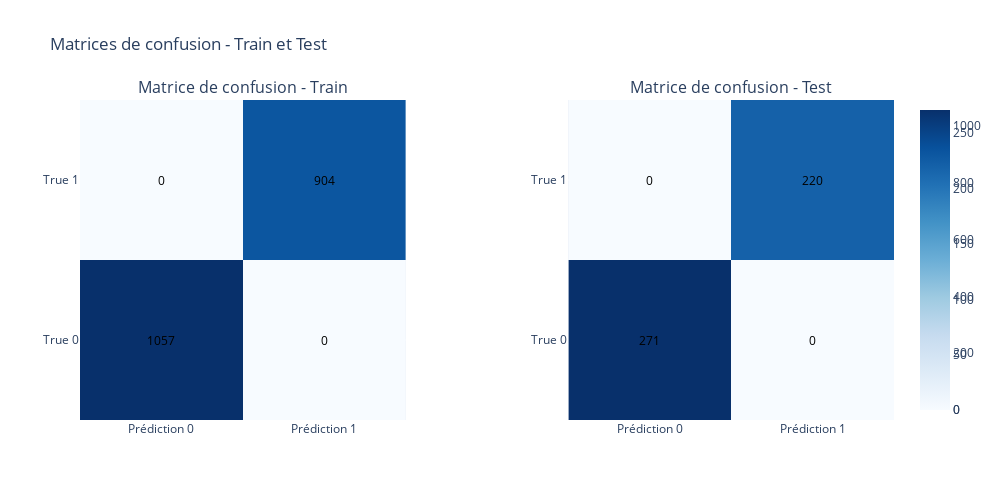
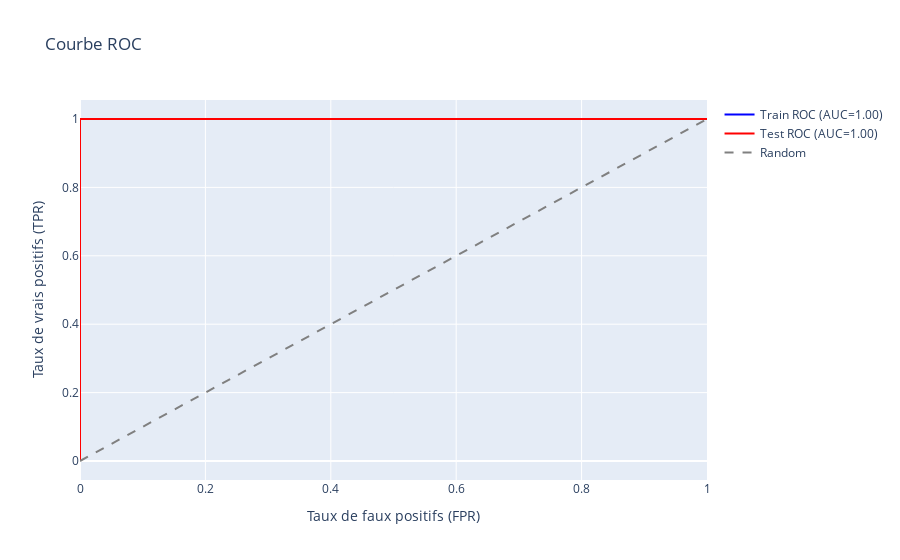

Write notebook code for charts like these, in order.
### Code cell
# Évaluer le modèle
display(Markdown("### Évaluation du modèle"))
evaluate_model(pipeline, X_train, y_train, X_test, y_test)

### Figure 1 — Plotly figure (JSON) as saved in the notebook; plotly's stock layout.template omitted (floating-point values rounded to 4 significant figures)
{"data": [{"colorscale": [[0, "rgb(247,251,255)"], [0.125, "rgb(222,235,247)"], [0.25, "rgb(198,219,239)"], [0.375, "rgb(158,202,225)"], [0.5, "rgb(107,174,214)"], [0.625, "rgb(66,146,198)"], [0.75, "rgb(33,113,181)"], [0.875, "rgb(8,81,156)"], [1, "rgb(8,48,107)"]], "showscale": true, "type": "heatmap", "x": ["Prédiction 0", "Prédiction 1"], "xaxis": "x", "y": ["True 0", "True 1"], "yaxis": "y", "z": [[1057, 0], [0, 904]]}, {"colorscale": [[0, "rgb(247,251,255)"], [0.125, "rgb(222,235,247)"], [0.25, "rgb(198,219,239)"], [0.375, "rgb(158,202,225)"], [0.5, "rgb(107,174,214)"], [0.625, "rgb(66,146,198)"], [0.75, "rgb(33,113,181)"], [0.875, "rgb(8,81,156)"], [1, "rgb(8,48,107)"]], "showscale": true, "type": "heatmap", "x": ["Prédiction 0", "Prédiction 1"], "xaxis": "x2", "y": ["True 0", "True 1"], "yaxis": "y2", "z": [[271, 0], [0, 220]]}], "layout": {"annotations": [{"font": {"size": 16}, "showarrow": false, "text": "Matrice de confusion - Train", "x": 0.2, "xanchor": "center", "xref": "paper", "y": 1, "yanchor": "bottom", "yref": "paper"}, {"font": {"size": 16}, "showarrow": false, "text": "Matrice de confusion - Test", "x": 0.8, "xanchor": "center", "xref": "paper", "y": 1, "yanchor": "bottom", "yref": "paper"}, {"font": {"color": "black"}, "showarrow": false, "text": "1057", "x": "Prédiction 0", "xref": "x", "y": "True 0", "yref": "y"}, {"font": {"color": "black"}, "showarrow": false, "text": "0", "x": "Prédiction 1", "xref": "x", "y": "True 0", "yref": "y"}, {"font": {"color": "black"}, "showarrow": false, "text": "0", "x": "Prédiction 0", "xref": "x", "y": "True 1", "yref": "y"}, {"font": {"color": "black"}, "showarrow": false, "text": "904", "x": "Prédiction 1", "xref": "x", "y": "True 1", "yref": "y"}, {"font": {"color": "black"}, "showarrow": false, "text": "271", "x": "Prédiction 0", "xref": "x2", "y": "True 0", "yref": "y2"}, {"font": {"color": "black"}, "showarrow": false, "text": "0", "x": "Prédiction 1", "xref": "x2", "y": "True 0", "yref": "y2"}, {"font": {"color": "black"}, "showarrow": false, "text": "0", "x": "Prédiction 0", "xref": "x2", "y": "True 1", "yref": "y2"}, {"font": {"color": "black"}, "showarrow": false, "text": "220", "x": "Prédiction 1", "xref": "x2", "y": "True 1", "yref": "y2"}], "height": 500, "title": {"text": "Matrices de confusion - Train et Test"}, "width": 1000, "xaxis": {"anchor": "y", "domain": [0, 0.4]}, "xaxis2": {"anchor": "y2", "domain": [0.6, 1]}, "yaxis": {"anchor": "x", "domain": [0, 1]}, "yaxis2": {"anchor": "x2", "domain": [0, 1]}}}

### Figure 2 — Plotly figure (JSON) as saved in the notebook; plotly's stock layout.template omitted (floating-point values rounded to 4 significant figures)
{"data": [{"line": {"color": "blue"}, "mode": "lines", "name": "Train ROC (AUC=1.00)", "type": "scatter", "x": [0.0, 0.0, 0.0, 0.003784, 0.009461, 1.0], "y": [0.0, 0.9978, 1.0, 1.0, 1.0, 1.0]}, {"line": {"color": "red"}, "mode": "lines", "name": "Test ROC (AUC=1.00)", "type": "scatter", "x": [0.0, 0.0, 0.0, 0.00369, 1.0], "y": [0.0, 0.9955, 1.0, 1.0, 1.0]}, {"line": {"color": "gray", "dash": "dash"}, "mode": "lines", "name": "Random", "type": "scatter", "x": [0, 1], "y": [0, 1]}], "layout": {"title": {"text": "Courbe ROC"}, "xaxis": {"title": {"text": "Taux de faux positifs (FPR)"}}, "yaxis": {"title": {"text": "Taux de vrais positifs (TPR)"}}}}
